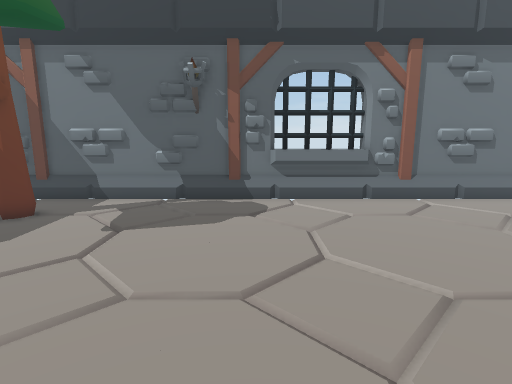
view 1 (above)

17 first-person views from a walk through a scene from a Unity 3-D project. The camera is 1.3 m above the floor, tilts 10° down and sees 80° across. The floor is counted in squares, 0.5 m on a side. Each view is taken from the middle of a square. On the plan, view 1 faces up. The plan holds only what a view shows up to about 20 squares ahead; the rest is blank. The place goes on beyond the plan. The player character is not drawn. Some animated figures are not drawn.

view 2
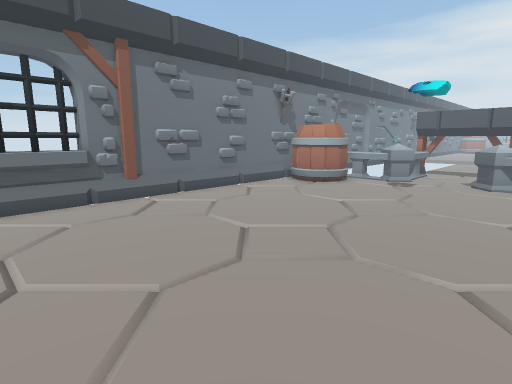

view 3
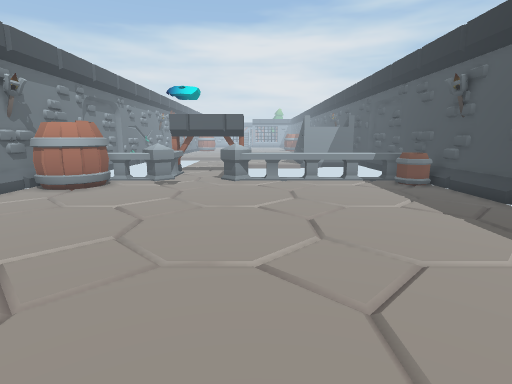

view 4
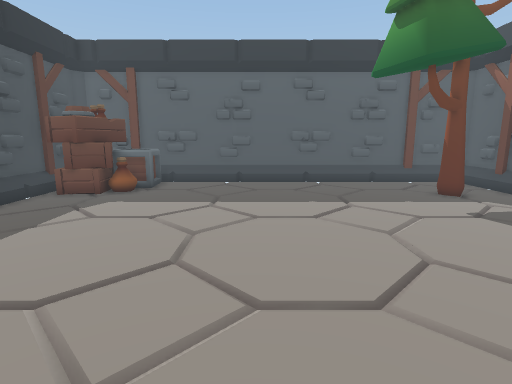

view 5
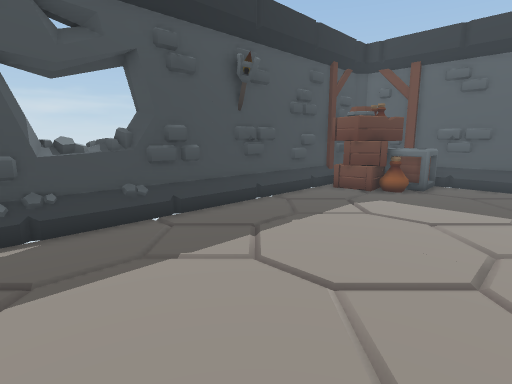

view 6
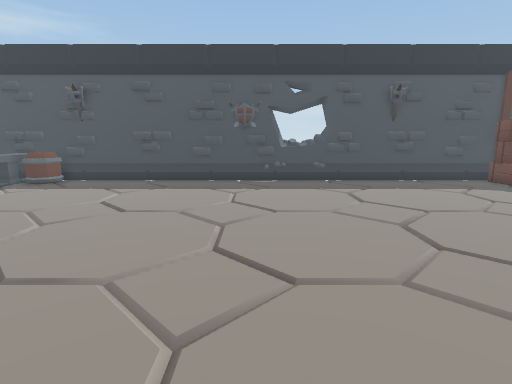

view 7
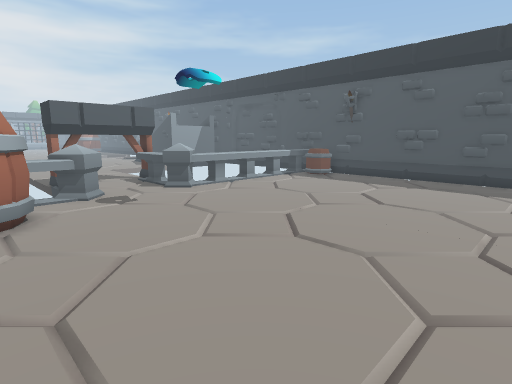

view 8
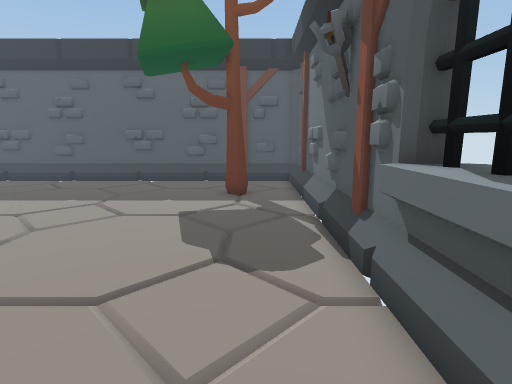

view 9
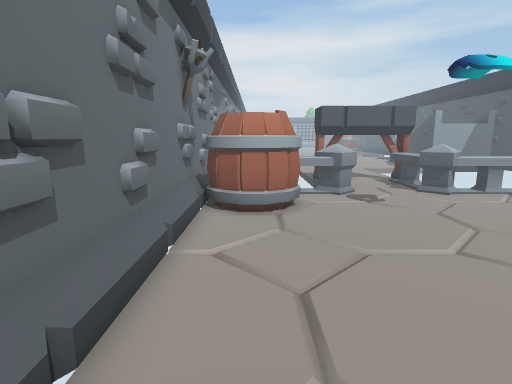

view 10
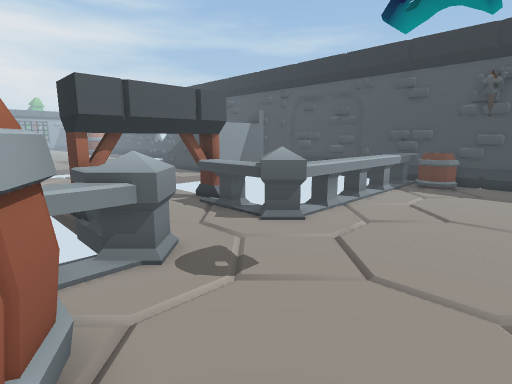

view 11
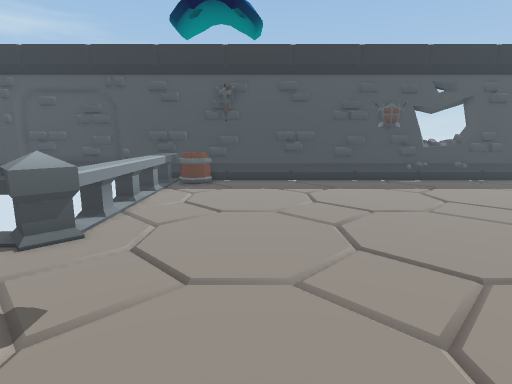

view 12
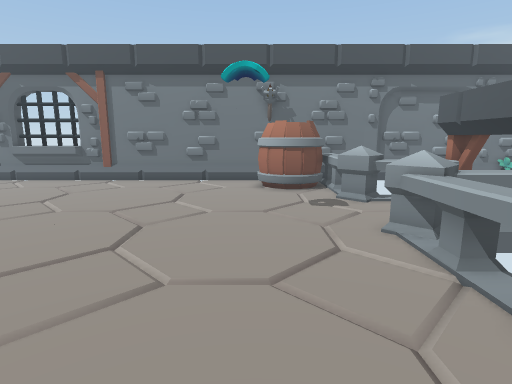

view 13
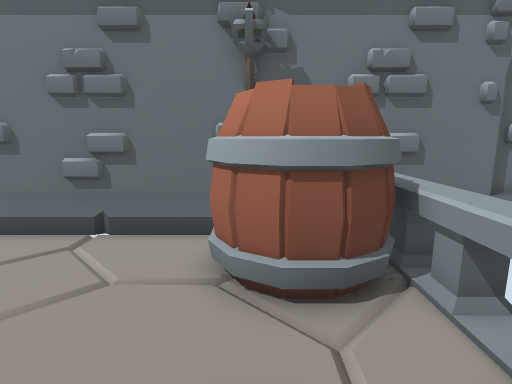

view 14
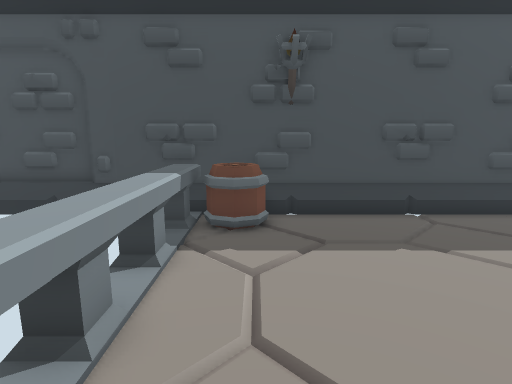

view 15
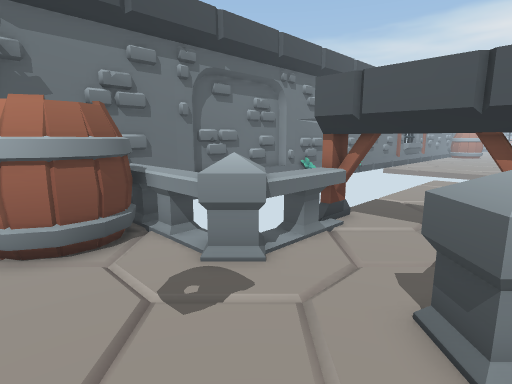

view 16
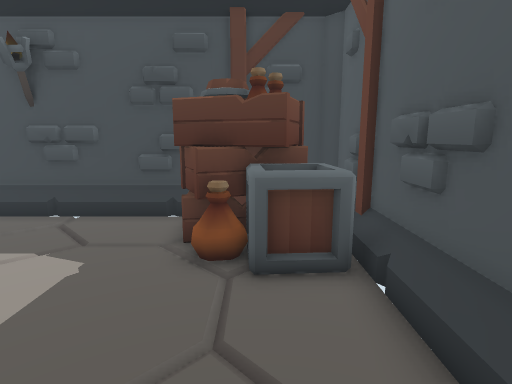

view 17
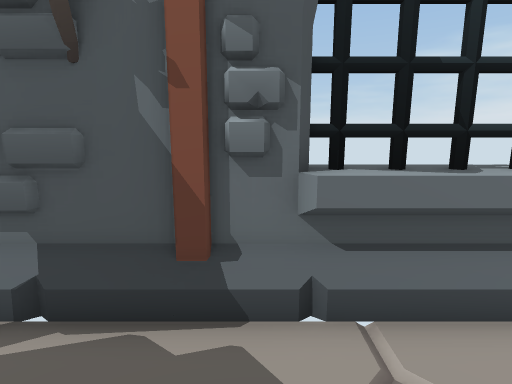

### Floor plan
Key: @ floor where view 1 was taken; # wall or solid block; . floor; / step, stairs or slope; = window, fence, low wall or low ledge; ^ raised ledge; T tree; B barrel; A barrier; R torch; C crate.
Columns run from 13 left of view 1 to 25 right of it. Each row starts with its distance up from view 1.
 15               ^^^^#
 14 ###############^^^##################
 13 #/##.###.##.##^^^^=#.###.##..#BB AA
 12 #/...........................BB  AA
 11 #/...T.......................BB BAA
 10 #/..TT.......................BBBBAA
  9 #/............................BB.AA
  8 #/...............................AAAAA
  7 #/...............................AAAA##
  6 #/................................A..##
  5 #/...................................#
  4 #/...................................#
  3 #/...............................AAAA#
  2 #/...............................AAAA#
  1 #/...............................AA
  0 #/...........@...................AA
 -1 #/...............................AA
 -2 #/...............................AA
 -3 #/...............................AA
 -4 #/CC.............................AA
 -5 #CCCC............................AA
 -6 #CCCCC...........................AA
 -7 # CCCC.........................BBAA
 -8 # CCCC.........................BBBA
 -9 ###CC###########==############RBBAA#
-10  ###### ##### ##^###        ########

Positions as (right, up) in squares from view 1, and headings:
1: (0, 0), facing up
2: (1, 0), facing up-right
3: (1, 1), facing right
4: (6, 1), facing left
5: (6, 0), facing down-left
6: (6, 10), facing down
7: (6, 11), facing down-right
8: (6, 11), facing left
9: (6, 11), facing right
10: (14, 10), facing down-right
11: (15, 10), facing down
12: (16, -6), facing up
13: (17, 5), facing up
14: (18, 1), facing down
15: (16, 2), facing up-right
16: (-10, 1), facing down
17: (0, 9), facing up
